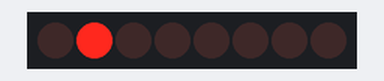
This sketch was run on a simulated Arduino Uno, built with avr-gcc and run on an emulated ATmega328P. Shown: 8 shift-register outputs drawn as a row of LEDs (first output left, lit = HIGH). Wiring (inferred from the names in the program): shift register (74HC595): data pin 5; shift clock pin 12; latch pin 11. Wiring (inferred from the signals the program sends): row of LEDs: on Q0, Q1, Q2, Q3, Q4, Q5, Q6, Q7. Random numbers use the default seed unless the sketch sets one.

Above: at 0.2 s.
At 2.2 s:
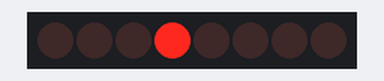
At 3.2 s:
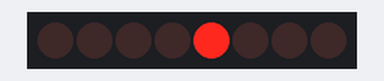
At 5.7 s:
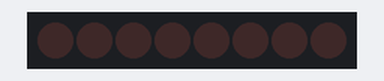
At 9.2 s:
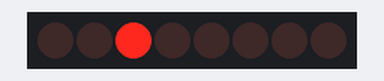
Timing chart, 0 to 10.4 s (numbered marks = the images above):
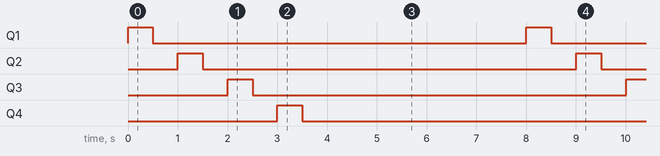

Measured:
- by itself, Q1–4: alternates HIGH for 0.50 s and LOW for 7.5 s
- by itself, everything shown: repeats every 8.0 s, in 8 steps

The sketch:

shiftRegister_4x2x2.ino
```cpp
// == CONSTANTS ==
// pin connected to ST_CP of 74HC595
const byte PIN_LATCH = 11;
// pin connected to SH_CP of 74HC595
const byte PIN_CLOCK = 12;
// pin connected to DS of 74HC595
const byte PIN_DATA0 = 5;
const byte PIN_DATA1 = 6;
const byte PIN_DATA2 = 7;
const byte PIN_DATA3 = 8;

const byte PIN_MUX0 = 0;
const byte PIN_MUX1 = 1;
const byte PIN_MUX2 = 2;


const byte DATAPINS[] = {PIN_DATA0, PIN_DATA1, PIN_DATA2, PIN_DATA3};

// -- DELAY RANGE --
const int MIN_DELAY = 50;
const int MAX_DELAY = 500;

// == GLOBAL DATA ==
byte val = B10;
byte dir_forward = 1;

int board[4][4]= {{1,1,1,1},
                  {1,1,1,1},
                  {1,1,1,1},
                  {1,1,1,1}};

void setup()
{
  //set pins to output so you can control the shift register
  pinMode(PIN_LATCH, OUTPUT);
  pinMode(PIN_CLOCK, OUTPUT);
  pinMode(PIN_DATA0, OUTPUT);
  pinMode(PIN_DATA1, OUTPUT);
  pinMode(PIN_DATA2, OUTPUT);
  pinMode(PIN_DATA3, OUTPUT);


  pinMode(PIN_MUX0, OUTPUT);
  pinMode(PIN_MUX1, OUTPUT);
  pinMode(PIN_MUX2, OUTPUT);

  // the LEDs don't change while you're sending in bits
  digitalWrite(PIN_LATCH, LOW);
  // shift out the bits
  shiftOut(PIN_DATA0, PIN_CLOCK, MSBFIRST, B0000);
  shiftOut(PIN_DATA1, PIN_CLOCK, MSBFIRST, B0000);
  shiftOut(PIN_DATA2, PIN_CLOCK, MSBFIRST, B0000);
  shiftOut(PIN_DATA3, PIN_CLOCK, MSBFIRST, B0000);
  //take the latch pin high so the LEDs will light up
  digitalWrite(PIN_LATCH, HIGH);

  digitalWrite(PIN_MUX0, HIGH);
  digitalWrite(PIN_MUX1, LOW);
  digitalWrite(PIN_MUX2, LOW);
}

void loop()
{
  // -- read the value from the potentiometer and convert it to delay time --

  //int pot_val = analogRead(A5);
  //int delay_time = map(pot_val, 0, 1023, MIN_DELAY, MAX_DELAY);
  int delay_time = 250;


//  printBoard();

  wander();


//  delay(delay_time);

  return;

  // take the PIN_LATCH low so LEDs don't change while you're sending in bits
  digitalWrite(PIN_LATCH, LOW);

  // send the bits
  shiftOut(PIN_DATA0, PIN_CLOCK, MSBFIRST, val); //val

  // -- set next LED on --
  if (dir_forward)
  {
    // val = val * 2 OR move 1 bit left
    val <<= 1;

    // 128 is 1000000, reached last LED -> revert the sequence
    // this jumps back and forth and always leaves the edge bits lit
    if(B10000 == val)
      dir_forward = 0;
  }
  else
  {
    // val = val / 2 OR move 1 bit right
    val >>= 1;

    // back to the first LED -> revert the sequence
    if(B00010 == val)
      dir_forward = 1;
  }

  // take the latch pin high so the LEDs will light up
  digitalWrite(PIN_LATCH, HIGH);

  // pause before next cycles
  delay(delay_time);
}

void printBoard()
{
  // take the PIN_LATCH low so LEDs don't change while you're sending in bits

  for (int i = 0; i < 4; i++)
  {
    digitalWrite(PIN_LATCH, LOW);

    // send the bits
    shiftOut(DATAPINS[i], PIN_CLOCK, MSBFIRST, rowToInt(i)*2); //val
    // take the latch pin high so the LEDs will light up
    digitalWrite(PIN_LATCH, HIGH);
    delay(3);
  }
}

int rowToInt(int row)
{
  int val = 0;
  for (int i = 0; i < 4; i++)
  {
    val *= 2;
    val += board[row][i];
  }
  return val;
}

void printBall(int i, int j, int k)
{
  digitalWrite(PIN_LATCH, LOW);
  if (k == 0)
    shiftOut(DATAPINS[i], PIN_CLOCK, MSBFIRST, jToVal(j)); //2^(j+1)
  else
    shiftOut(DATAPINS[i+2], PIN_CLOCK, MSBFIRST, jToVal(j)); //2^(j+1)

  digitalWrite(PIN_LATCH, HIGH);
}

int jToVal(int j)
{
  int r = 0.5 + pow(2,j);
  r <<=1;
  return r;
  // TODO: Use pow() - return 2**(j+1);
  if (j == 0) return 2;
  if (j == 1) return 4;
  if (j == 2) return 8;
  if (j == 3) return 16;
  else return B0110;
}

void wander()
{
  for (int a = 0; a<2; a++)
    for (int b = 0; b<4; b++)
      for (int c = 0; c<2; c++)
      {
        printBall(a,b,c);
        delay(500);
      }
  return;

  int i=1, j=1, k=1;
  while (true)
  {

    printBall(i,j,k);
    delay(300);

    int ni=i, nj=j, nk=k;
    while ((ni==i && nj==j && nk==k))
    {
      ni += random(-1,2);
      if (ni<0) ni=0;
      if (ni>1) ni=1;

      nj += random(-1,2);
      if (nj<0) nj=0;
      if (nj>3) nj=3;

      nk += random(-1,2);
      if (nk<0) nk=0;
      if (nk>1) nk=1;
    }
    i=ni;
    j=nj;
    k=nk;
  }
}
```
